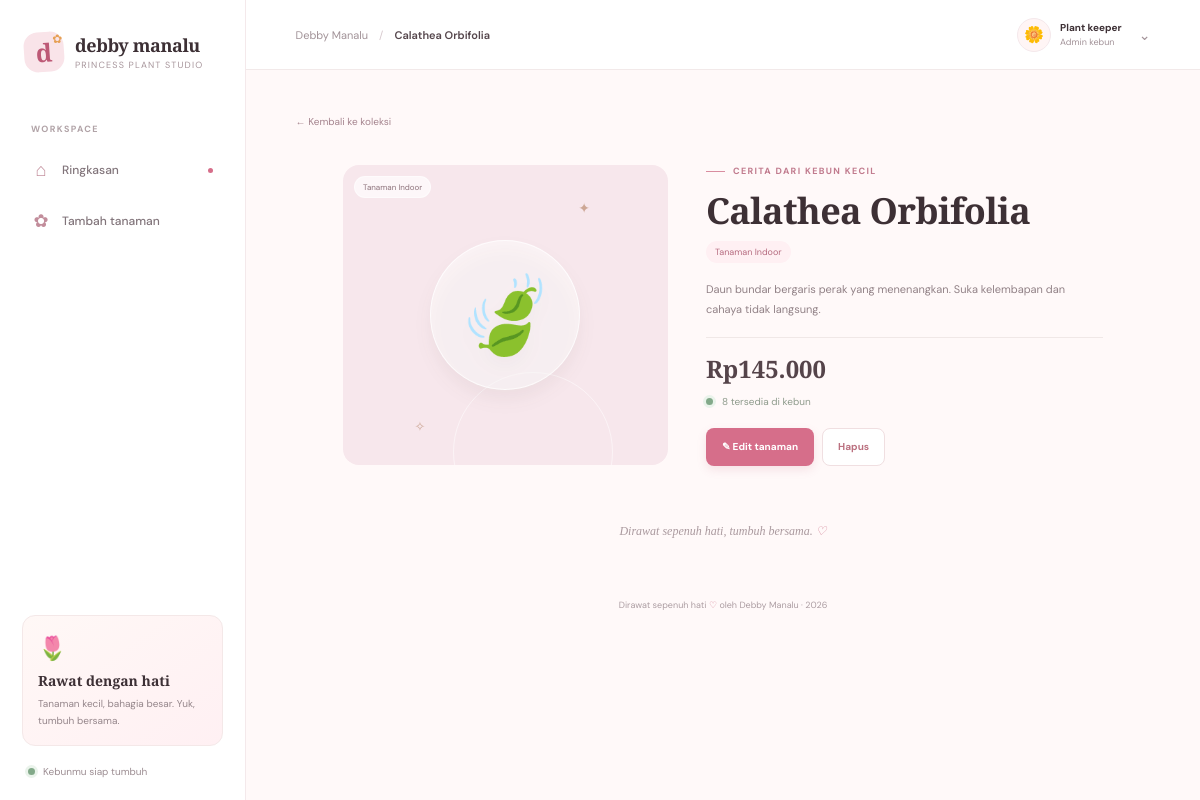
Page /index.php?action=show&id=2 on the committed database.
### tables this page shows
CREATE TABLE products (
            id INTEGER PRIMARY KEY AUTOINCREMENT,
            name TEXT NOT NULL,
            category TEXT NOT NULL,
            price INTEGER NOT NULL CHECK (price > 0),
            stock INTEGER NOT NULL DEFAULT 0 CHECK (stock >= 0),
            emoji TEXT NOT NULL DEFAULT "🪴",
            description TEXT NOT NULL DEFAULT "",
            created_at TEXT NOT NULL DEFAULT CURRENT_TIMESTAMP,
            updated_at TEXT NOT NULL DEFAULT CURRENT_TIMESTAMP
        );

### app/Controllers/ProductController.php (called while the page is built, shortened)
<?php
final class ProductController
{
    private Product $products;
    public function __construct()
    {
        $this->products = new Product(Database::connection());
    }
    public function show(int $id): void
    {
        $product = $this->products->find($id);
        $this->render('products/show', ['title' => $product['name'], 'product' => $product]);
    }
    private function render(string $view, array $data): void
    {
        extract($data, EXTR_SKIP);
        require dirname(__DIR__) . '/Views/layout.php';
    }
}

### app/Models/Product.php (called while the page is built, shortened)
<?php
final class Product
{
    public function find(int $id): ?array
    {
        $statement = $this->db->prepare('SELECT * FROM products WHERE id = :id');
        $statement->execute(['id' => $id]);
        $product = $statement->fetch();
        return $product ?: null;
    }
}

### app/Core/Database.php (called while the page is built, shortened)
<?php
final class Database
{
    private static ?PDO $connection = null;
    public static function connection(): PDO
    {
        $databasePath = dirname(__DIR__, 2) . '/database/rona-rimbun.sqlite';
        $pdo = new PDO('sqlite:' . $databasePath, null, null, [
            PDO::ATTR_ERRMODE => PDO::ERRMODE_EXCEPTION,
            PDO::ATTR_DEFAULT_FETCH_MODE => PDO::FETCH_ASSOC,
        ]);
        $pdo->exec('PRAGMA foreign_keys = ON');
        $pdo->exec('PRAGMA journal_mode = WAL');
        $pdo->exec('CREATE TABLE IF NOT EXISTS products (
            id INTEGER PRIMARY KEY AUTOINCREMENT,
            name TEXT NOT NULL,
            category TEXT NOT NULL,
            price INTEGER NOT NULL CHECK (price > 0),
            stock INTEGER NOT NULL DEFAULT 0 CHECK (stock >= 0),
            emoji TEXT NOT NULL DEFAULT "🪴",
            description TEXT NOT NULL DEFAULT "",
            created_at TEXT NOT NULL DEFAULT CURRENT_TIMESTAMP,
            updated_at TEXT NOT NULL DEFAULT CURRENT_TIMESTAMP
        )');
        $count = (int) $pdo->query('SELECT COUNT(*) FROM products')->fetchColumn();
        self::$connection = $pdo;
        return self::$connection;
    }
}

### app/Views/products/show.php (the view)
<section class="detail-page">
    <a href="index.php" class="back-link">← Kembali ke koleksi</a>
    <div class="detail-layout">
        <div class="detail-art art-2"><span class="art-label"><?= e($product['category']) ?></span><span class="detail-emoji"><?= e($product['emoji']) ?></span><span class="art-spark art-spark-a">✦</span><span class="art-spark art-spark-b">✧</span></div>
        <div class="detail-copy">
            <div class="eyebrow"><span class="eyebrow-line"></span> CERITA DARI KEBUN KECIL</div>
            <h1><?= e($product['name']) ?></h1>
            <span class="detail-category"><?= e($product['category']) ?></span>
            <p class="detail-description"><?= e($product['description'] ?: 'Tanaman pilihan Debby Manalu, siap membawa suasana segar ke rumahmu.') ?></p>
            <div class="detail-price"><?= rupiah($product['price']) ?></div>
            <div class="detail-stock"><span class="online-dot"></span> <?= e($product['stock']) ?> tersedia di kebun</div>
            <div class="detail-actions"><a class="button button-primary" href="index.php?action=edit&id=<?= e($product['id']) ?>">✎ Edit tanaman</a>
                <form method="post" action="index.php?action=delete&id=<?= e($product['id']) ?>" data-confirm="Hapus <?= e($product['name']) ?> dari koleksi?">
                    <input type="hidden" name="csrf_token" value="<?= e($_SESSION['csrf_token']) ?>"><button class="button button-delete" type="submit">Hapus</button>
                </form>
            </div>
        </div>
    </div>
    <div class="detail-footnote">Dirawat sepenuh hati, tumbuh bersama. <span>♡</span></div>
</section>

### app/Views/layout.php (shortened to what this page needs)
<?php
function e(mixed $value): string
{
    return htmlspecialchars((string) $value, ENT_QUOTES, 'UTF-8');
}
function rupiah(int|string $amount): string
{
    return 'Rp' . number_format((int) $amount, 0, ',', '.');
}
$currentPage = basename($_SERVER['SCRIPT_NAME'] ?? 'index.php');
?>
<!doctype html>
<html lang="id">
<head>
    <link rel="stylesheet" href="assets/css/style.css">
</head>
<body>
<div class="page-shell">
    <aside class="sidebar">
        <a class="brand" href="index.php" aria-label="Debby Manalu, beranda">
            <span class="brand-mark">d<span>✿</span></span>
            <span class="brand-copy"><strong>debby manalu</strong><small>Princess plant studio</small></span>
        </a>
        <div class="sidebar-caption">WORKSPACE</div>
        <nav class="side-nav" aria-label="Navigasi utama">
            <a class="nav-link <?= $currentPage === 'index.php' && !isset($_GET['action']) ? 'active' : '' ?>" href="index.php">
                <span class="nav-icon">⌂</span> Ringkasan <span class="nav-dot"></span>
            </a>
            <a class="nav-link <?= ($_GET['action'] ?? '') === 'create' ? 'active' : '' ?>" href="index.php?action=create">
                <span class="nav-icon">✿</span> Tambah tanaman
            </a>
        </nav>
        <div class="sidebar-note">
            <div class="note-illustration">🌷</div>
            <strong>Rawat dengan hati</strong>
            <p>Tanaman kecil, bahagia besar. Yuk, tumbuh bersama.</p>
        </div>
        <div class="sidebar-bottom">
            <span class="online-dot"></span>
            <span>Kebunmu siap tumbuh</span>
        </div>
    </aside>
    <main class="main-content">
        <header class="topbar">
            <div class="breadcrumb"><span>Debby Manalu</span><span class="crumb-slash">/</span><strong><?= e($title) ?></strong></div>
            <div class="topbar-profile"><span class="profile-avatar">🌼</span><span><strong>Plant keeper</strong><small>Admin kebun</small></span><span class="profile-chevron">⌄</span></div>
        </header>
        <div class="content-wrap">
            <?php require $viewFile; ?>
        </div>
        <footer class="footer">Dirawat sepenuh hati <span>♡</span> oleh Debby Manalu <span class="footer-year">· 2026</span></footer>
    </main>
</div>
</body>
</html>

### rows in the picture
products: name "Calathea Orbifolia", category "Tanaman Indoor", emoji "🍃", description "Daun bundar bergaris perak yang menenangkan. Suka kelembapan dan cahaya tidak langsung.", price "Rp145.000", stock "8"
